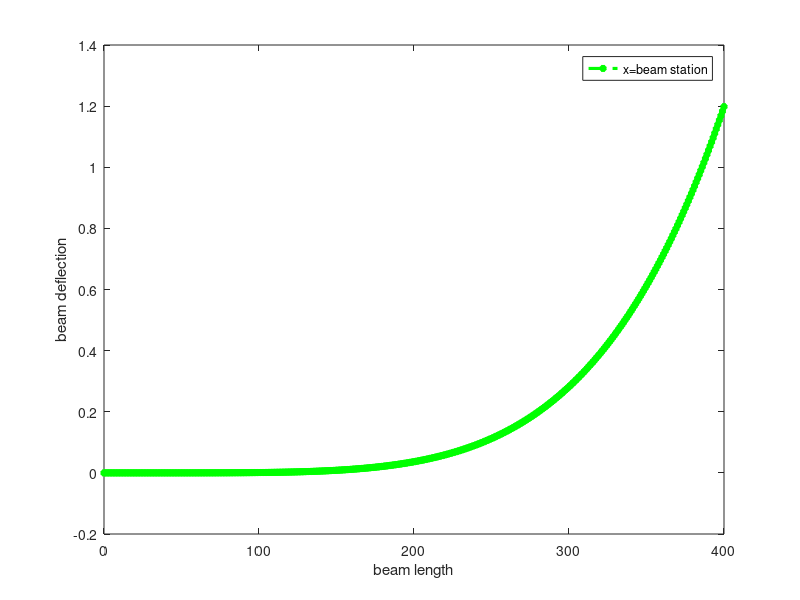

Write MATLAB code to recreate this figure.
w0=6000;
x=[0:400];
E=200000;
L=2;
b=200;
h=500;
I=b*(h^3)/12;
y=-(10.*(L.^3)-10.*(L.^2)*x+5.*L.*(x.^2)-(x.^3)).*w0.*(x.^2)/(120.*E.*I);
plot(x,y,'--*g','LineWidth',2.25,'MarkerSize',5)
legend('x=beam station')
xlabel("beam length")
ylabel("beam deflection")
m=polyder(y);
fprintf('%f is coefficient of rotation angle of the beam \n',m)